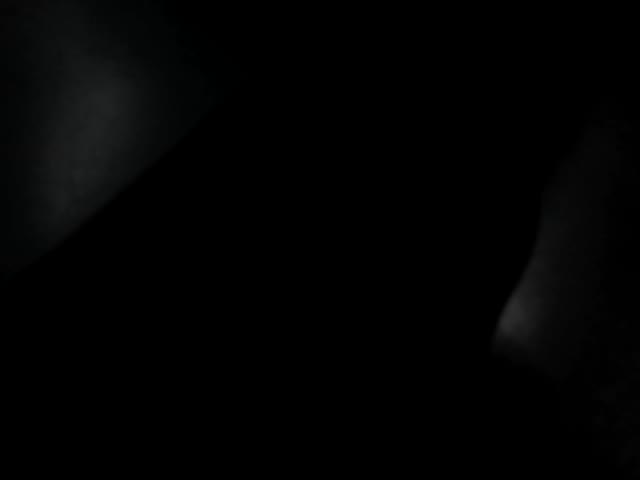
#> input picture frame 76 of test_vibration.avi, 640 x 480 px, given in place of the camera
$ python binary_visualization.py 5
#> lines starting #> are read from the running program, lines starting #| are printed output that depends on the picture
import cv2
import numpy as np
import time
import sys
import subprocess
import threading
import itertools
import matplotlib.pyplot as plt
from matplotlib import animation

pix = [] # 画素値平均の時間配列
pix_num = 25 # FPS

def red_binary_threshold(frame):
    # 赤色の抽出
    lower_red = np.array([0, 0, 100])
    upper_red = np.array([80, 80, 255])
    # lower_red = np.array([0, 0, 100])
    # upper_red = np.array([110, 110, 255])
    red_mask = cv2.inRange(frame, lower_red, upper_red)

    # 二値化
    binary_frame = cv2.threshold(red_mask, 1, 255, cv2.THRESH_BINARY)[1]


    points = np.column_stack(np.where(binary_frame == 255))
    # points = cv2.findNonZero(binary_frame)

    return binary_frame, points

def dtft_plot():
    fig = plt.figure(figsize=(10, 6))
    params = {
        'fig': fig,
        'func': update,  # グラフを更新する関数
        'interval': 10,  # 更新間隔 (ミリ秒)
        'frames': itertools.count(0, 0.1),  # フレーム番号を生成するイテレータ
    }
    anime = animation.FuncAnimation(**params)
    plt.show()

def update(frame):
    x = np.arange(0, 1, 1/pix_num)
    print(pix)
    if(len(pix)==pix_num):
        plt.cla()
        # plt.ylim(0,100)
        plt.ylim(250, 400)
        # plt.ylim(250, 650)
        plt.grid()
        plt.plot(x, pix, color="red")

def main():
    global pix
    height = 480
    width = 640
    if(len(sys.argv) > 1): video_path = int(sys.argv[1])
    # else: video_path = '/home/sskr3/Videos/ウェブカム/2023-12-04-162420.webm'
    # else: video_path = '/home/sskr3/Videos/laser_binarization/use/45deg/20231129094447_output1.avi'
    cap = cv2.VideoCapture(video_path)
    # cap = cv2.VideoCapture('/dev/video2')
    current_time = time.strftime("%Y%m%d%H%M%S")
    subprocess.run(["v4l2-ctl", "-d", "/dev/video2", "-c", "exposure_auto=1"])
#> (this line was passed over: subprocess is not available in this run)
    subprocess.run(["v4l2-ctl", "-d", "/dev/video2", "-c", f"exposure_absolute=40"])
#> (this line was passed over: subprocess is not available in this run)
    cap.set(cv2.CAP_PROP_FRAME_WIDTH, width)
    cap.set(cv2.CAP_PROP_FRAME_HEIGHT, height)

    # 動画保存のための設定
    frame_width = int(cap.get(3))
    frame_height = int(cap.get(4))
    fourcc = {"MJPG":('MJPG', ".avi")}
    w_fourcc = cv2.VideoWriter_fourcc(*fourcc["MJPG"][0])
    # out = cv2.VideoWriter(f"test_vibration{fourcc['MJPG'][1]}", w_fourcc, 50.0, (640, 480), True)
    out1 = cv2.VideoWriter(f'/home/sskr3/Videos/laser_binarization/{current_time}_output1.avi', w_fourcc, 50.0, (640, 480), True)
    out2 = cv2.VideoWriter(f'/home/sskr3/Videos/laser_binarization/{current_time}_output2.avi', w_fourcc, 50.0, (640, 480), True)
    # [6 lines of commented-out code are left out]
    thread1 = threading.Thread(target=dtft_plot)
    thread1.setDaemon(True)
    thread1.start()

    while True:
        time.sleep(0.05)
        ret, frame = cap.read()
#> frame is the input picture: shape (480, 640, 3); mean B, G, R 2.5, 2.5, 2.3
        if not ret:
            print("Failed to capture frame.")
            break

        # 赤色の二値化
        b, points = red_binary_threshold(frame)
#> in red_binary_threshold, `red_mask = cv2.inRange(frame, lower_red, upper_red)`: red_mask: shape (480, 640); every value is 0
#> in red_binary_threshold, `points = np.column_stack(np.where(binary_frame == 255))`: points = empty array
#> points = empty array
        binary_frame = cv2.cvtColor(b, cv2.COLOR_GRAY2BGR)
#> binary_frame: shape (480, 640, 3); every value is 0
        # y=mx+c
        # 最小二乗法で直線の方程式を導出
        X = points[:, 1].reshape(-1, 1)
#> X = empty array
        y = points[:, 0]
#> y = empty array

        wide = 200
        point = int(binary_frame.shape[0]/2)
#> point = 240
        point = np.arange(point-wide, point+wide)
#> point = 400 values from 40 to 439
        # x_num = np.column_stack(np.where((y > point-wide) & (y < point+wide))) # なにこれ
        x_num = np.column_stack(np.where(np.any(np.isin(y, point))))
#> x_num = empty array

        x_point = np.array([X[n] for n in x_num]) # pointで指定したheight値の点群だけ抜き出す
#> x_point = empty array
        if(len(np.ravel(x_point)) > 0):
            # print(x_point)
            x_mean = int(np.mean(np.ravel(x_point)))
            # print(np.mean(np.ravel(x_point)))
            pix.append(np.mean(np.ravel(x_point)))
            if(len(pix)>pix_num): pix.pop(0)
            # A = np.hstack([X, np.ones_like(X)])
            # m, c = np.linalg.lstsq(A, y, rcond=None)[0]
            for hei in range(binary_frame.shape[0]): binary_frame[hei, x_mean] = [0, 255, 0]  # 緑色の直線
            print("- * "*10)


        # [10 lines of commented-out code are left out]
        stacked_frame = np.hstack((frame, binary_frame))
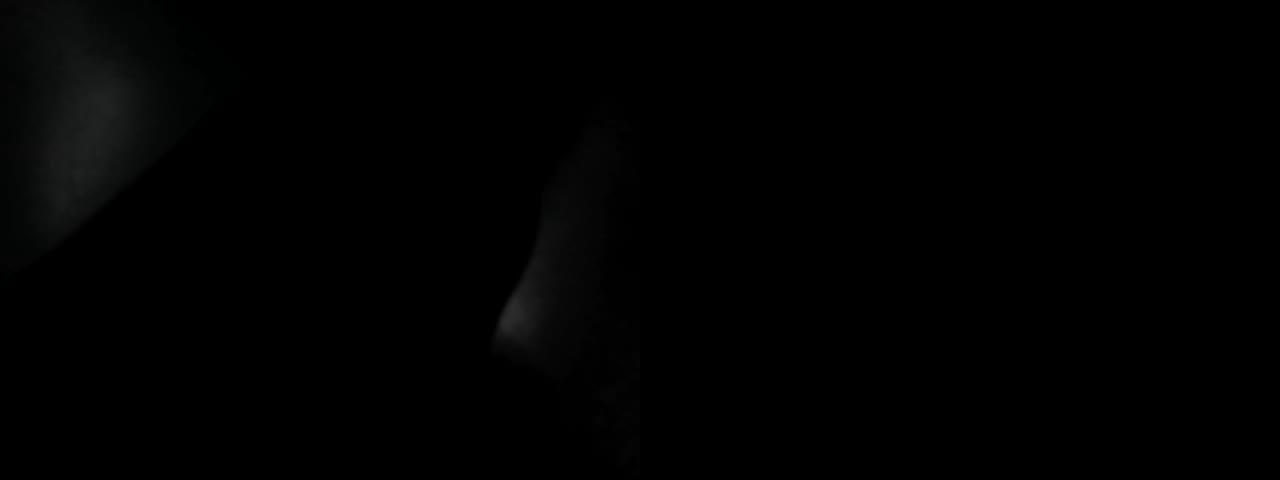
#> stacked_frame: shape (480, 1280, 3); mean B, G, R 1.3, 1.3, 1.1


        # 画面に表示
        cv2.imshow('Original vs Binary', stacked_frame)

        # 動画に書き込み
        # out1.write(frame)
        # out2.write(binary_frame)
        # out3.write(stacked_frame)

        # 'q'キーが押されたら終了
        if cv2.waitKey(1) & 0xFF == ord('q'):
#> (key q is pressed here)
            break

    # ラズパイレーザoff

    cap.release()
    out1.release()
    out2.release()
    # out3.release()
    cv2.destroyAllWindows()

if __name__ == "__main__":
    main()

$ run again, starting later in the video
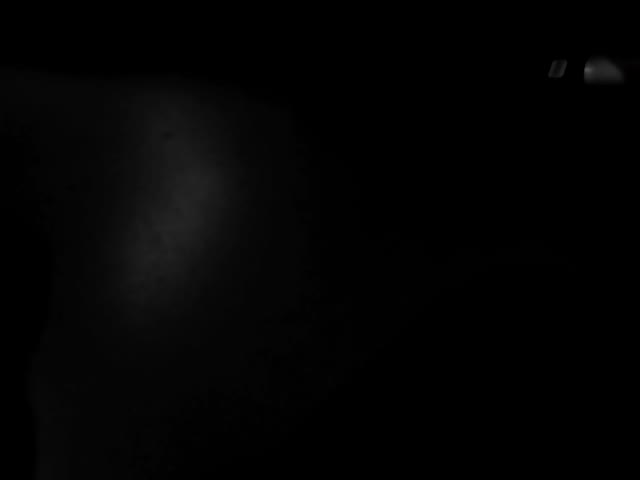
#> input picture frame 612 of test_vibration.avi, 640 x 480 px, given in place of the camera
#> in main, frame is the input picture: shape (480, 640, 3); mean B, G, R 3.2, 3.2, 3.2
#> red_mask: shape (480, 640); every value is 0
#> in red_binary_threshold, `points = np.column_stack(np.where(binary_frame == 255))`: points = empty array
#> binary_frame: shape (480, 640, 3); every value is 0
#> in main, `stacked_frame = np.hstack((frame, binary_frame))`:
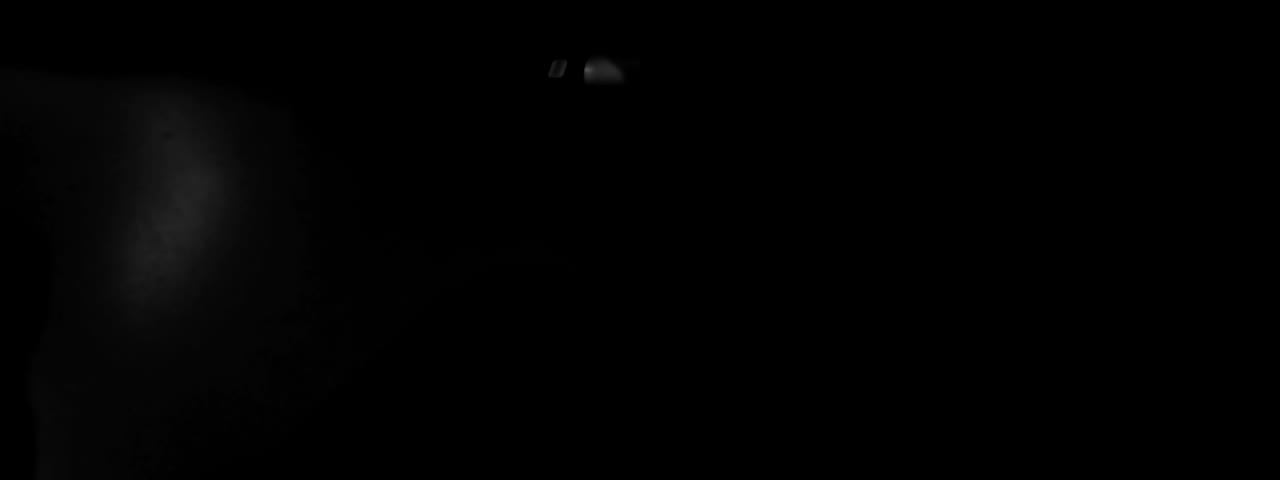
#> stacked_frame: shape (480, 1280, 3); mean B, G, R 1.6, 1.6, 1.6
